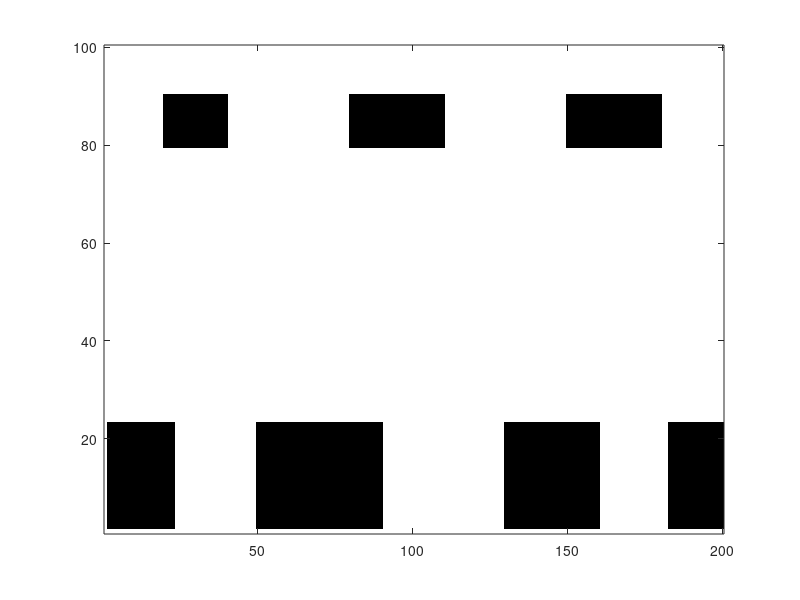

Source code (MATLAB): (Note: this script raises an error after producing the figure.)

in = zeros(100,200);
for i = 2:23
    for j = 2:23
        in(i,j) = 1;
    end
end

for i = 2:23
    for j = 50:90
        in(i,j) = 1;
    end
end

for i = 2:23
    for j = 130:160
        in(i,j) = 1;
    end
end

for i = 2:23
    for j = 183:200
        in(i,j) = 1;
    end
end

for i = 80:90
    for j = 20:40
        in(i,j) = 1;
    end
end

for i = 80:90
    for j = 80:110
        in(i,j) = 1;
    end
end

for i = 80:90
    for j = 150:180
        in(i,j) = 1;
    end
end
imagesc(imcomplement(in)),colormap gray;
axis xy

%% NMF
errorrate = 1e-5;
X = double(in);
H = rand(2,200)+10;
W = rand(100, 2)+10;
N = 500;
[output,W,H,N] = nmf_helper(X,W,H,N,errorrate);
figure
subplot(4,1,1)
plot(W(:,1))
subplot(4,1,2)
plot(W(:,2))
subplot(4,1,3)
plot(H(1,:))
subplot(4,1,4)
plot(H(2,:))




